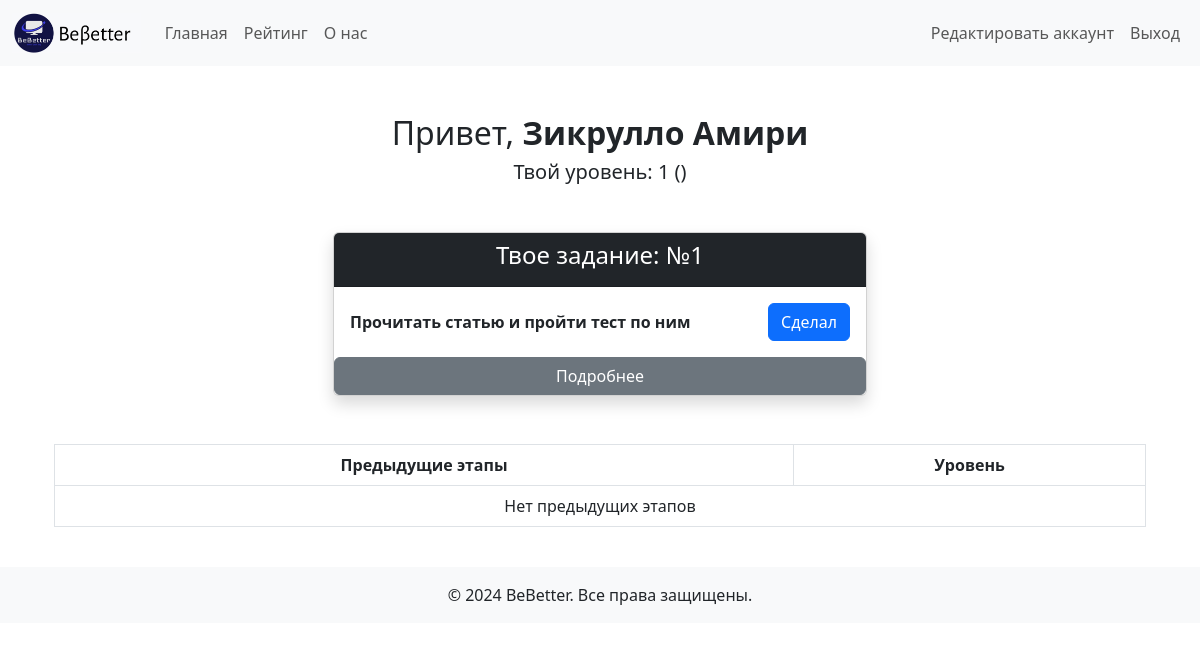
The app's page / (signed in), older data.
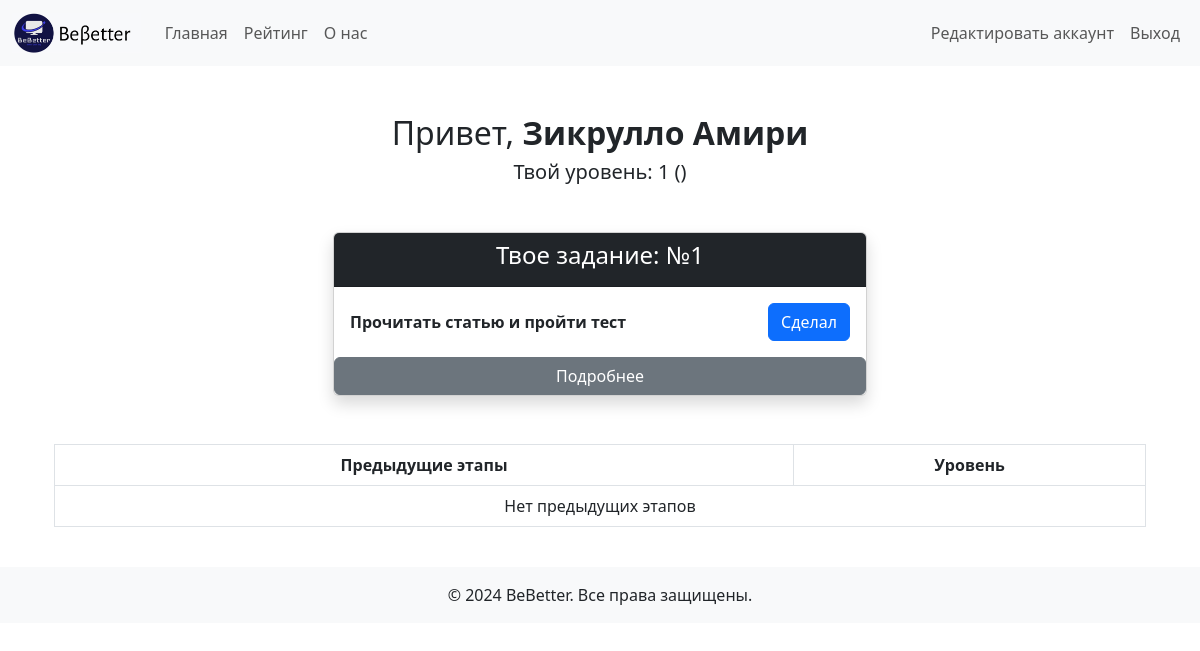
The same page, newer data.
### accounts/models.py (models this page shows, shortened)
class Task(models.Model):
    level = models.ForeignKey(Level, on_delete=models.CASCADE, related_name='tasks')  # Привязка задачи к уровню
    category = models.ForeignKey(Category, on_delete=models.CASCADE, related_name='tasks')  # Привязка к категории
    task_name = models.CharField(max_length=255)
    description = models.TextField(null=True, blank=True)  # Описание задачи
    resource_link = models.URLField(blank=True, null=True)  # Ссылка на ресурс (статья/книга)
    task_number = models.IntegerField()  # Номер задания
    quote = models.TextField(null=True, blank=True)  # Цитата (необязательно)
    quote_author = models.CharField(max_length=255, null=True, blank=True)  # Автор цитаты (необязательно)

### accounts/views.py (the view)
# urls.py: path('', home, name='home'),
def home(request):
    if request.user.is_authenticated:
        user_profile = UserProfile.objects.get(user=request.user)
        current_task = Task.objects.filter(
            level__number=user_profile.level,  # Уровень пользователя
            task_number=user_profile.current_task_number,  # Номер текущего задания
            category__name=CATEGORIES[user_profile.category]  # Категория пользователя
        ).first()
        context = {
            "user_profile": user_profile,
            "current_task": current_task,  # Передаём задание в шаблон
        }
        return render(request, "home.html", context)
    else:
        return render(request, "welcome.html")

### accounts/templates/home.html (shortened to what this page needs)
{% extends "base.html" %}
{% block content %}
<div class="container mt-5">
    <div class="text-center mb-5">
        <h2>Привет, <strong>{{ user.first_name }}</strong></h2>
        <h5>Твой уровень: {{ user.userprofile.level }} ({{ user_profile.level.level_type }})</h5>
    </div>
    <div class="row mb-5">
        <div class="col-md-6 offset-md-3">
            <div class="card shadow">
                <div class="card-header bg-dark text-white text-center">
                    <h4>Твое задание: №{{ user_profile.current_task_number }}</h4>
                </div>
                <div class="card-body d-flex justify-content-between align-items-center">
                    <p class="mb-0"><strong>{{ current_task.task_name }}</strong></p>
                    <a href="{% url 'task' %}" class="btn btn-primary">Сделал</a>
                </div>
                <a href="{% url 'task' %}" class="btn btn-secondary">Подробнее</a>
            </div>
        </div>
    </div>
    <div class="table-responsive">
        <table class="table table-bordered text-center">
            <thead class="bg-dark text-white">
                <tr>
                    <th>Предыдущие этапы</th>
                    <th>Уровень</th>
                </tr>
            </thead>
            <tbody>
                {% if not previous_stages %}
                    <tr>
                        <td colspan="2">Нет предыдущих этапов</td>
                    </tr>
                {% endif %}
            </tbody>
        </table>
    </div>
</div>
{% endblock %}

Row changes from the older to the newer data that the page shows:
changed Task: task_name "Прочитать статью и пройти тест по ним" → "Прочитать статью и пройти тест"
